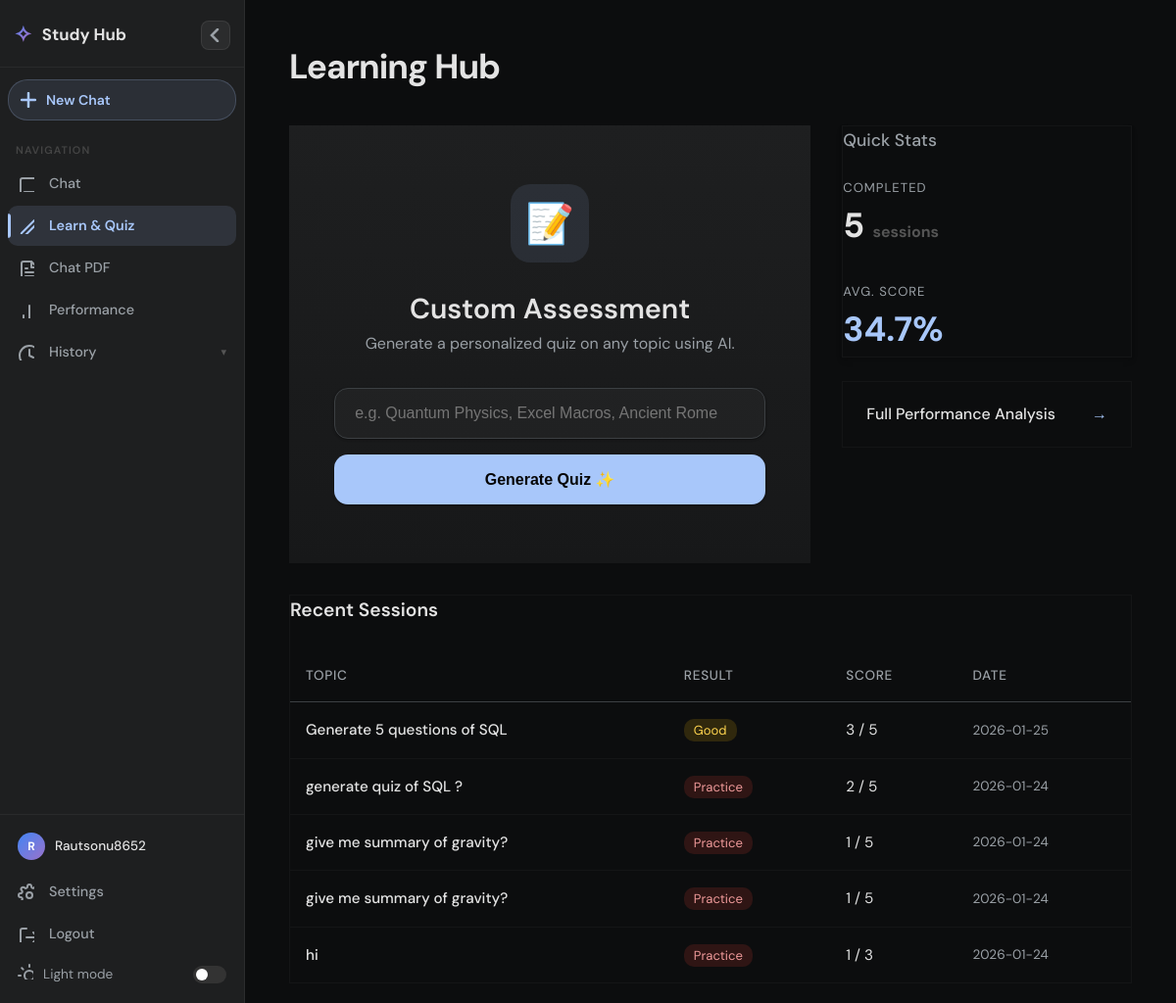
The app's page /quiz (signed in) with its own data.
### tables this page shows
CREATE TABLE quiz_sessions (
            id INTEGER PRIMARY KEY AUTOINCREMENT,
            user_id INTEGER NOT NULL,
            topic TEXT NOT NULL,
            score INTEGER NOT NULL,
            total_questions INTEGER NOT NULL,
            created_at TIMESTAMP DEFAULT CURRENT_TIMESTAMP,
            FOREIGN KEY (user_id) REFERENCES users (id)
        );

### app.py (the view, shortened to what this page needs)
@app.route('/quiz', methods=['GET', 'POST'])
@login_required
def quiz():
    db = get_db()
    error = None
    total_quizzes = db.execute('SELECT COUNT(*) FROM quiz_sessions WHERE user_id=?', (g.user['id'],)).fetchone()[0]
    avg_row = db.execute('SELECT AVG(CAST(score AS FLOAT)/total_questions) FROM quiz_sessions WHERE user_id=?', (g.user['id'],)).fetchone()
    avg_score = round(avg_row[0] * 100, 1) if avg_row[0] else 0
    history = db.execute('SELECT * FROM quiz_sessions WHERE user_id=? ORDER BY created_at DESC LIMIT 10', (g.user['id'],)).fetchall()
    active_quiz = session.get('quiz')
    return render_template('quiz_home.html', error=error, total_quizzes=total_quizzes,
                           avg_score=avg_score, history=history, active_quiz=active_quiz)

### app.py (called while the page is built)
def get_db():
    db = getattr(g, '_database', None)
    if db is None:
        db = g._database = sqlite3.connect(DATABASE)
        db.row_factory = sqlite3.Row
    return db

@app.teardown_appcontext
def close_connection(exception):
    db = getattr(g, '_database', None)
    if db is not None:
        db.close()

@app.before_request
def load_logged_in_user():
    g.history_list = []
    g.current_session_id = None
    user_id = session.get('user_id')
    g.user = None
    if user_id:
        g.user = get_db().execute('SELECT * FROM users WHERE id = ?', (user_id,)).fetchone()

def login_required(view):
    from functools import wraps
    @wraps(view)
    def wrapped_view(**kwargs):
        if g.user is None:
            return redirect(url_for('login'))
        return view(**kwargs)
    return wrapped_view

def get_chat_history_list(user_id):
    db = get_db()
    rows = db.execute('''
        SELECT session_id, message, created_at
        FROM chat_logs
        WHERE user_id = ? AND mode = ? AND session_id IS NOT NULL
        GROUP BY session_id
        ORDER BY MIN(created_at) DESC
        LIMIT 30
    ''', (user_id, 'generic_chat')).fetchall()
    return [{'session_id': r['session_id'], 'first_message': r['message'], 'created_at': r['created_at']} for r in rows]

@app.context_processor
def inject_history():
    history_list = []
    current_session_id = None
    if hasattr(g, 'user') and g.user:
        try:
            history_list = get_chat_history_list(g.user['id'])
        except Exception:
            history_list = []
    return dict(history_list=history_list)

### templates/quiz_home.html (shortened to what this page needs)
{% extends 'base.html' %}
{% block content %}
<div class="container" style="overflow-y: auto; padding-top: 40px;">
    <h1 style="margin-bottom: 32px; font-weight: 700; letter-spacing: -1px; font-size: 2.2rem;">Learning Hub</h1>
    <div style="display: grid; grid-template-columns: 1.8fr 1fr; gap: 32px;">
        <div style="display: flex; flex-direction: column; gap: 24px;">
            <div class="card" style="text-align: center; padding: 60px 40px; background: linear-gradient(180deg, #1e1f20 0%, #171819 100%);">
                <div style="width: 80px; height: 80px; background: rgba(168,199,250,0.1); border-radius: 20px; display: flex; align-items: center; justify-content: center; margin: 0 auto 24px auto; font-size: 2.5rem;">📝</div>
                <h2 style="font-size: 1.8rem; font-weight: 600;">Custom Assessment</h2>
                <p style="color: var(--text-secondary); margin-bottom: 32px; max-width: 400px; margin-left: auto; margin-right: auto;">Generate a personalized quiz on any topic using AI.</p>
                <form action="{{ url_for('quiz_generate') }}" method="post" id="quizForm" style="max-width: 440px; margin: 0 auto; display: flex; flex-direction: column; gap: 16px;">
                    <input type="text" name="topic" id="topicInput" placeholder="e.g. Quantum Physics, Excel Macros, Ancient Rome" required
                        style="width: 100%; padding: 16px 20px; border-radius: 14px; background: rgba(255,255,255,0.03); border: 1px solid var(--border-color); color: var(--text-color); font-size: 1rem; outline: none; transition: border 0.2s;"
                        onfocus="this.style.borderColor='var(--accent-color)'"
                        onblur="this.style.borderColor='var(--border-color)'">
                    <button type="submit" id="generateBtn" class="btn btn-primary" style="border-radius: 14px; padding: 16px; font-size: 1rem; cursor: pointer; transition: opacity 0.2s;">
                        Generate Quiz ✨
                    </button>
                </form>
            </div>
        </div>
        <div style="display: flex; flex-direction: column; gap: 24px;">
            <div class="card" style="box-shadow: var(--shadow-md); border: 1px solid rgba(255,255,255,0.03);">
                <h3 style="margin-top: 0; font-size: 1.1rem; color: var(--text-secondary); font-weight: 500; margin-bottom: 24px;">Quick Stats</h3>
                <div style="display: flex; flex-direction: column; gap: 28px;">
                    <div>
                        <div style="font-size: 0.82rem; color: var(--text-secondary); text-transform: uppercase; letter-spacing: 1px;">Completed</div>
                        <div style="font-size: 2.2rem; font-weight: 700;">{{ total_quizzes }} <span style="font-size: 1rem; color: #555;">sessions</span></div>
                    </div>
                    <div>
                        <div style="font-size: 0.82rem; color: var(--text-secondary); text-transform: uppercase; letter-spacing: 1px;">Avg. Score</div>
                        <div style="font-size: 2.2rem; font-weight: 700; color: var(--accent-color);">{{ avg_score }}%</div>
                    </div>
                </div>
            </div>
            <a href="{{ url_for('dashboard') }}" class="card" style="text-decoration: none; display: flex; align-items: center; justify-content: space-between; padding: 20px 24px; border: 1px solid rgba(255,255,255,0.03); transition: border-color 0.2s;" onmouseover="this.style.borderColor='rgba(168,199,250,0.2)'" onmouseout="this.style.borderColor='rgba(255,255,255,0.03)'">
                <span style="font-weight: 500; color: var(--text-color);">Full Performance Analysis</span>
                <span style="color: var(--accent-color);">→</span>
            </a>
        </div>
    </div>
    {% if history %}
    <div class="card" style="margin-top: 32px; border: 1px solid rgba(255,255,255,0.03);">
        <h3 style="margin-bottom: 24px; font-size: 1.2rem; font-weight: 600;">Recent Sessions</h3>
        <table>
            <thead>
                <tr>
                    <th>Topic</th>
                    <th>Result</th>
                    <th>Score</th>
                    <th>Date</th>
                </tr>
            </thead>
            <tbody>
                {% for q in history %}
                <tr>
                    <td style="font-weight: 500;">{{ q['topic'] }}</td>
                    <td>
                        {% set pct = (q['score'] / q['total_questions'] * 100)|round|int %}
                        <span style="padding: 3px 10px; border-radius: 10px; font-size: 0.82rem;
                            background: {% if pct >= 80 %}rgba(76,175,80,0.15){% elif pct >= 60 %}rgba(255,193,7,0.15){% else %}rgba(244,67,54,0.15){% endif %};
                            color: {% if pct >= 80 %}#6BCF7F{% elif pct >= 60 %}#FFD54F{% else %}#EF9A9A{% endif %};">
                            {% if pct >= 80 %}Mastered{% elif pct >= 60 %}Good{% else %}Practice{% endif %}
                        </span>
                    </td>
                    <td>{{ q['score'] }} / {{ q['total_questions'] }}</td>
                    <td style="color: var(--text-secondary); font-size: 0.85rem;">{{ q['created_at'][:10] }}</td>
                </tr>
                {% endfor %}
            </tbody>
        </table>
    </div>
    {% endif %}
</div>
{% endblock %}

### static/style.css (style rules this page uses)
:root { --bg-color: #0c0d0e; --sidebar-bg: #1e1f20; --text-color: #e3e3e3; --text-secondary: #9aa0a6; --accent-color: #a8c7fa; --accent-hover: #d2e3fc; --input-bg: #1a1b1c; --border-color: #3c4043; --success-color: #a8dab5; --error-color: #f2b8b5; --message-bg: #2d2e30; --surface-color: #1a1b1c; --glass-bg: rgba(30, 31, 32, 0.7); --shadow-sm: 0 1px 3px rgba(0, 0, 0, 0.12), 0 1px 2px rgba(0, 0, 0, 0.24); --shadow-md: 0 4px 6px rgba(0, 0, 0, 0.1), 0 1px 3px rgba(0, 0, 0, 0.08); --shadow-lg: 0 14px 28px rgba(0, 0, 0, 0.25), 0 10px 10px rgba(0, 0, 0, 0.22); --shadow-inset: inset 0 2px 4px rgba(0, 0, 0, 0.2); }
* { box-sizing: border-box; }
body { margin: 0; font-family: 'Inter', 'Google Sans', 'Roboto', sans-serif; background-color: var(--bg-color); color: var(--text-color); display: flex; height: 100vh; overflow: hidden; line-height: 1.6; -webkit-font-smoothing: antialiased; }
.container { max-width: 900px; width: 100%; margin: 0 auto; padding: 20px; box-sizing: border-box; display: flex; flex-direction: column; height: 100%; }
input[type="text"], input[type="email"], input[type="password"] { padding: 14px 16px; border-radius: 12px; border: 1px solid var(--border-color); background-color: var(--input-bg); color: white; font-size: 16px; transition: all 0.2s ease; box-shadow: var(--shadow-sm); }
.btn { padding: 14px 24px; border-radius: 30px; border: none; font-weight: 600; cursor: pointer; font-size: 16px; transition: all 0.2s cubic-bezier(0.4, 0, 0.2, 1); box-shadow: var(--shadow-sm); }
.btn-primary { background-color: var(--accent-color); color: #050505; }
table { width: 100%; border-collapse: separate; border-spacing: 0; }
th { padding: 16px; text-align: left; border-bottom: 1px solid var(--border-color); color: var(--text-secondary); font-weight: 500; font-size: 0.85rem; text-transform: uppercase; letter-spacing: 0.05em; }
td { padding: 16px; text-align: left; border-bottom: 1px solid rgba(255, 255, 255, 0.03); font-size: 0.95rem; }
tr:last-child td { border-bottom: none; }

### templates/base.html (style rules this page uses)
*, *::before, *::after { box-sizing: border-box; margin: 0; padding: 0; }
:root { --sidebar-w: 250px; --sidebar-collapsed: 62px; --transition: 0.28s cubic-bezier(0.4, 0, 0.2, 1); --font: 'DM Sans', sans-serif; }
body { font-family: var(--font); background: var(--bg-color, #0c0d0e); color: var(--text-color, #e3e3e3); display: flex; height: 100vh; overflow: hidden; -webkit-font-smoothing: antialiased; }

### records on screen
quiz_sessions: topic "Generate 5 questions of SQL", shows "Good", score "3", total_questions "5", created_at "2026-01-25"
quiz_sessions: topic "generate quiz of SQL ?", shows "Practice", score "2", total_questions "5", created_at "2026-01-24"
quiz_sessions: topic "give me summary of gravity?", shows "Practice", score "1", total_questions "5", created_at "2026-01-24"
quiz_sessions: topic "give me summary of gravity?", shows "Practice", score "1", total_questions "5", created_at "2026-01-24"
quiz_sessions: topic "hi", shows "Practice", score "1", total_questions "3", created_at "2026-01-24"

### other values on screen
{{ name_part[0].upper() }} "R"
{{ name_part | capitalize }} "Rautsonu8652"
{{ total_quizzes }} "5"
{{ avg_score }} "34.7"
